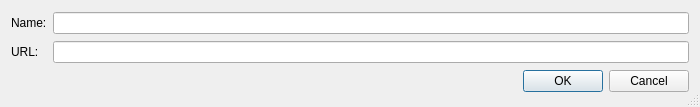
<?xml version="1.0" encoding="UTF-8"?>
<ui version="4.0">
 <class>GitAddRemoteDialog</class>
 <widget class="QDialog" name="GitAddRemoteDialog">
  <property name="geometry">
   <rect>
    <x>0</x>
    <y>0</y>
    <width>700</width>
    <height>107</height>
   </rect>
  </property>
  <property name="windowTitle">
   <string>Git Add Remote</string>
  </property>
  <property name="sizeGripEnabled">
   <bool>true</bool>
  </property>
  <layout class="QGridLayout" name="gridLayout">
   <item row="0" column="0">
    <widget class="QLabel" name="label">
     <property name="text">
      <string>Name:</string>
     </property>
    </widget>
   </item>
   <item row="0" column="1">
    <widget class="QLineEdit" name="nameEdit">
     <property name="toolTip">
      <string>Enter the remote name</string>
     </property>
    </widget>
   </item>
   <item row="1" column="0">
    <widget class="QLabel" name="label_2">
     <property name="text">
      <string>URL:</string>
     </property>
    </widget>
   </item>
   <item row="1" column="1">
    <widget class="QLineEdit" name="urlEdit">
     <property name="toolTip">
      <string>Enter the remote URL</string>
     </property>
    </widget>
   </item>
   <item row="2" column="0" colspan="2">
    <widget class="QDialogButtonBox" name="buttonBox">
     <property name="orientation">
      <enum>Qt::Horizontal</enum>
     </property>
     <property name="standardButtons">
      <set>QDialogButtonBox::Cancel|QDialogButtonBox::Ok</set>
     </property>
    </widget>
   </item>
  </layout>
 </widget>
 <resources/>
 <connections>
  <connection>
   <sender>buttonBox</sender>
   <signal>accepted()</signal>
   <receiver>GitAddRemoteDialog</receiver>
   <slot>accept()</slot>
   <hints>
    <hint type="sourcelabel">
     <x>248</x>
     <y>254</y>
    </hint>
    <hint type="destinationlabel">
     <x>157</x>
     <y>274</y>
    </hint>
   </hints>
  </connection>
  <connection>
   <sender>buttonBox</sender>
   <signal>rejected()</signal>
   <receiver>GitAddRemoteDialog</receiver>
   <slot>reject()</slot>
   <hints>
    <hint type="sourcelabel">
     <x>316</x>
     <y>260</y>
    </hint>
    <hint type="destinationlabel">
     <x>286</x>
     <y>274</y>
    </hint>
   </hints>
  </connection>
 </connections>
</ui>
